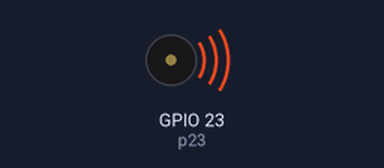
Bench run of a program on a simulated ESP32 board running MicroPython. Parts: buzzer (waves = sounding). At 45.3 s the program stops and its outputs stay as they are.

Above: at 0.1 s.
At 14.6 s:
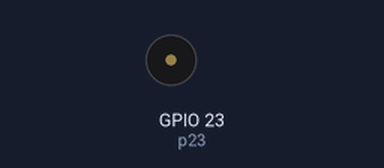
Timing chart, 0 to 40.0 s (numbered marks = the images above):
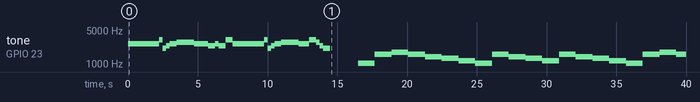

Measured:
- by itself, tone on GPIO 23 (p23): plays 2637 Hz for 2.3 s, 3136 Hz for 0.25 s, 2093 Hz for 0.25 s, 2349 Hz for 0.25 s, 2637 Hz for 0.50 s, 2794 Hz for 1.3 s … (42 notes in this stretch)

The program:

melody1.py
```python
# How to make some sound with MicroPython
# Example 3: More sample melodies
# Author: George Bantique,
#         TechToTinker Youtube channel
#		  techtotinker.blogspot.com
# Date: September 18, 2020
import machine
import time

p23 = machine.Pin(23, machine.Pin.OUT)

# These are the notes with equivalent frequency
# https://www.blackghostaudio.com/blog/basic-music-theory-for-beginners
B0  = 31
C1  = 33
CS1 = 35
D1  = 37
DS1 = 39
E1  = 41
F1  = 44
FS1 = 46
G1  = 49
GS1 = 52
A1  = 55
AS1 = 58
B1  = 62
C2  = 65
CS2 = 69
D2  = 73
DS2 = 78
E2  = 82
F2  = 87
FS2 = 93
G2  = 98
GS2 = 104
A2  = 110
AS2 = 117
B2  = 123
C3  = 131
CS3 = 139
D3  = 147
DS3 = 156
E3  = 165
F3  = 175
FS3 = 185
G3  = 196
GS3 = 208
A3  = 220
AS3 = 233
B3  = 247
C4  = 262
CS4 = 277
D4  = 294
DS4 = 311
E4  = 330
F4  = 349
FS4 = 370
G4  = 392
GS4 = 415
A4  = 440
AS4 = 466
B4  = 494
C5  = 523
CS5 = 554
D5  = 587
DS5 = 622
E5  = 659
F5  = 698
FS5 = 740
G5  = 784
GS5 = 831
A5  = 880
AS5 = 932
B5  = 988
C6  = 1047
CS6 = 1109
D6  = 1175
DS6 = 1245
E6  = 1319
F6  = 1397
FS6 = 1480
G6  = 1568
GS6 = 1661
A6  = 1760
AS6 = 1865
B6  = 1976
C7  = 2093
CS7 = 2217
D7  = 2349
DS7 = 2489
E7  = 2637
F7  = 2794
FS7 = 2960
G7  = 3136
GS7 = 3322
A7  = 3520
AS7 = 3729
B7  = 3951
C8  = 4186
CS8 = 4435
D8  = 4699
DS8 = 4978
# This is the list of notes for jingle bells
jingle = [
    E7, E7, E7, 0,
    E7, E7, E7, 0,
    E7, G7, C7, D7, E7, 0,
    F7, F7, F7, F7, F7, E7, E7, E7, E7, D7, D7, E7, D7, 0, G7, 0,
    E7, E7, E7, 0,
    E7, E7, E7, 0,
    E7, G7, C7, D7, E7, 0,
    F7, F7, F7, F7, F7, E7, E7, E7, G7, G7, F7, D7, C7, 0
]

# Function play is use to play sound from a list of notes
def play(pin, melodies, delays, duty):
	# Create the pwm object
    pwm = machine.PWM(pin)
    # Loop through the whole list
    for note in melodies:
        if note>0:
            pwm.freq(note)
            pwm.duty(duty)
        time.sleep(delays)
    # Disable the pulse, setting the duty to 0
    pwm.duty(0)
    # Disconnect the pwm driver
    pwm.deinit()

def play_jingle():
    play(p23, jingle, 0.25, 512)

# This is the list of notes for Twinkle, Twinkle Little Star
twinkle = [
    C6, C6, G6, G6, A6, A6, G6, 0,
    F6, F6, E6, E6, D6, D6, C6, 0,
    G6, G6, F6, F6, E6, E6, D6, 0,
    G6, G6, F6, F6, E6, E6, D6, 0,
    C6, C6, G6, G6, A6, A6, G6, 0,
    F6, F6, E6, E6, D6, D6, C6, 0,
]

def play_twinkle():
    play(p23, twinkle, 0.6, 50)

play_jingle()
time.sleep(2)
play_twinkle()
```
